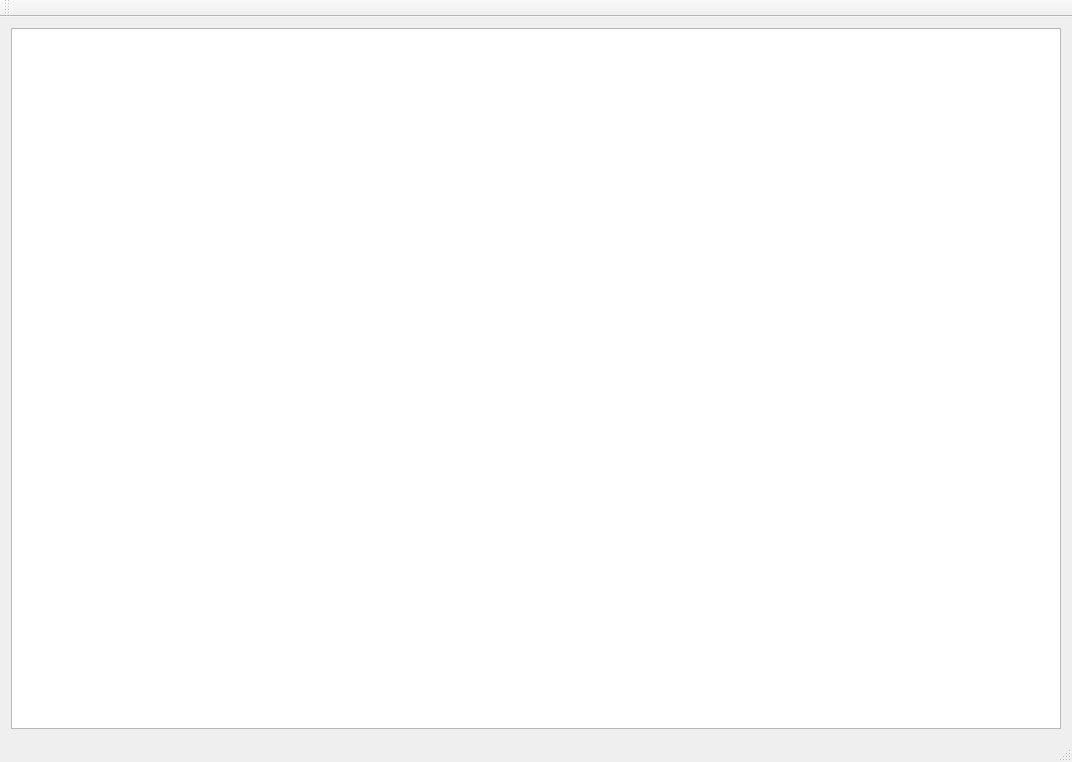
<?xml version="1.0" encoding="UTF-8"?>
<ui version="4.0">
 <class>MainWindow</class>
 <widget class="QMainWindow" name="MainWindow">
  <property name="geometry">
   <rect>
    <x>0</x>
    <y>0</y>
    <width>1072</width>
    <height>762</height>
   </rect>
  </property>
  <property name="windowTitle">
   <string>MainWindow</string>
  </property>
  <widget class="QWidget" name="centralWidget">
   <layout class="QGridLayout" name="gridLayout">
    <item row="0" column="0">
     <widget class="QTextEdit" name="textEdit"/>
    </item>
   </layout>
  </widget>
  <widget class="QMenuBar" name="menuBar">
   <property name="geometry">
    <rect>
     <x>0</x>
     <y>0</y>
     <width>1072</width>
     <height>26</height>
    </rect>
   </property>
  </widget>
  <widget class="QToolBar" name="mainToolBar">
   <attribute name="toolBarArea">
    <enum>TopToolBarArea</enum>
   </attribute>
   <attribute name="toolBarBreak">
    <bool>true</bool>
   </attribute>
  </widget>
  <widget class="QStatusBar" name="statusBar"/>
 </widget>
 <layoutdefault spacing="6" margin="11"/>
 <resources/>
 <connections/>
</ui>
